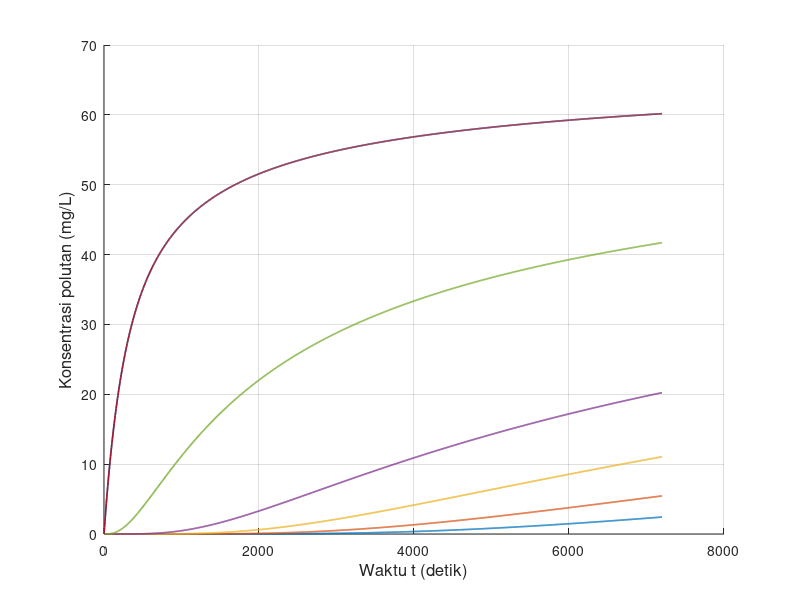

Write MATLAB code to recreate this figure. (Note: this script raises an error after producing the figure.)
clear; clc; close all;

% Feby Syarief Al A`raaf
% 26050124130087
% Oseanografi C
%
% Simulasi adveksi 1 dimensi metode FTCS
% Sumber polutan kontinu
% Grafik: konsentrasi polutan terhadap waktu
% NIM = 087, sehingga:
% x = 0, y = 8, z = 7
% Konsentrasi sumber = 10*z = 70 mg/L

x = 0;
y = 8;
z = 7;

folder_output = 'output_Kontinu_FTCS_Terhadap_Waktu';
if ~exist(folder_output, 'dir')
    mkdir(folder_output);
end

Ad1 = 0;
L   = 3000;
T   = 7200;
C   = 10 * z;

scenario(1).nama = 'Skenario 1';
scenario(1).dx   = 15;
scenario(1).dt   = 6;
scenario(1).Ad2  = 0.5;
scenario(1).m    = 15 + z;

scenario(2).nama = 'Skenario 2';
scenario(2).dx   = 30;
scenario(2).dt   = 6;
scenario(2).Ad2  = 0.05;
scenario(2).m    = 30 + z;

scenario(3).nama = 'Skenario 3';
scenario(3).dx   = 15;
scenario(3).dt   = 6;
scenario(3).Ad2  = 1;
scenario(3).m    = 15 + z;

for s = 1:numel(scenario)

    fprintf('\nMemproses %s\n', scenario(s).nama);

    dx  = scenario(s).dx;
    dt  = scenario(s).dt;
    Ad2 = scenario(s).Ad2;
    m   = scenario(s).m;

    n     = 0:dt:T;
    t     = 0:dx:L;
    nmax  = length(n);
    mmax  = length(t);

    alpha1 = (Ad1 * dt) / dx^2;
    alpha2 = (Ad2 * dt) / dx^2;

    fprintf('dx = %.3f m, dt = %.3f s, Ad2 = %.3f m^2/s, m = %d\n', dx, dt, Ad2, m);
    fprintf('nmax = %d, mmax = %d, alpha2 = %.6f\n', nmax, mmax, alpha2);

    if m > mmax
        fprintf('%s tidak dapat diproses karena grid sumber di luar domain.\n', scenario(s).nama);
        continue;
    end

    if alpha2 > 0.5
        fprintf('%s: peringatan, alpha2 > 0.5 sehingga skema FTCS berpotensi tidak stabil.\n', scenario(s).nama);
    end

    F = zeros(nmax, mmax);

    tv = [60 180 360 500 800 1160];
    rv = [10 12 14 16 19 21 23];

    rv_valid = rv(rv >= 1 & rv <= mmax);

    if length(rv_valid) < length(rv)
        fprintf('%s: beberapa grid rv berada di luar domain sehingga tidak digrafikkan.\n', scenario(s).nama);
    end

    history = NaN(nmax, length(rv_valid));

    F(1, m) = C;

    for p = 1:length(rv_valid)
        history(1, p) = F(1, rv_valid(p));
    end

    for na = 1:(nmax - 1)

        F(na, m) = C;

        for i = 2:(mmax - 1)

            if i == m
                F(na + 1, i) = C;
            else
                F(na + 1, i) = (1 - 2 * alpha2) * F(na, i) ...
                             + alpha2 * (F(na, i + 1) + F(na, i - 1));
            end

        end

        F(na + 1, 1)    = F(na + 1, 2);
        F(na + 1, mmax) = F(na + 1, mmax - 1);
        F(na + 1, m)    = C;

        for p = 1:length(rv_valid)
            history(na + 1, p) = F(na + 1, rv_valid(p));
        end

    end

    fig = figure('Visible', 'off', 'Position', [100 100 1400 600]);
    hold on;

    legend_text = {};

    for k = 1:length(rv_valid)
        plot(n, history(:, k), 'LineWidth', 1.2);
        legend_text{end+1} = sprintf('r = %d', rv_valid(k));
    end

    grid on;
    xlabel('Waktu t (detik)', 'FontSize', 12);
    ylabel('Konsentrasi polutan (mg/L)', 'FontSize', 12);
    title(sprintf('%s - Konsentrasi polutan terhadap waktu', scenario(s).nama), ...
          'Feby Syarief-0087-Ose C', 'FontSize', 14, 'FontWeight', 'bold');
    xlim([n(1), n(end)]);

    y_max = max(history(:), [], 'omitnan');
    if isempty(y_max) || isnan(y_max) || y_max <= 0
        ylim([0 1]);
    else
        ylim([0, max(C * 1.2, y_max * 1.1)]);
    end

    set(gca, 'FontSize', 11);

    legend(legend_text, ...
           'Location', 'northwest', ...
           'FontSize', 8, ...
           'NumColumns', 2, ...
           'Box', 'on');

    hold off;

    nama_file = sprintf('ftcs_kontinu_waktu_skenario_%d.png', s);
    saveas(fig, fullfile(folder_output, nama_file));
    close(fig);

    fprintf('%s selesai diproses.\n', scenario(s).nama);

end

fprintf('\nSemua skenario telah selesai diproses.\n');
